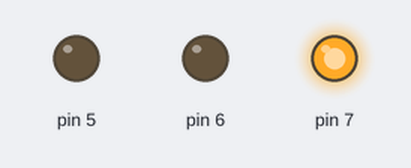
Bench run of a sketch on a simulated Arduino Uno, built with avr-gcc and run on an emulated ATmega328P. Parts: output pins drawn as LEDs (lit = HIGH).

Above: at 1.0 s.
At 2.7 s:
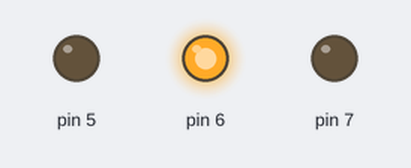
At 4.2 s:
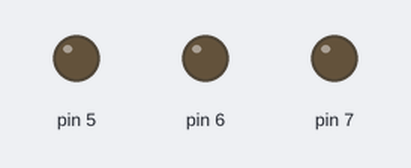
At 7.5 s:
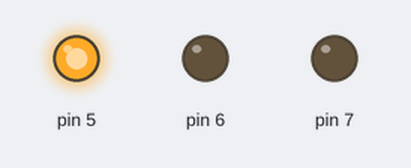
Timing chart, 0 to 11.7 s (numbered marks = the images above):
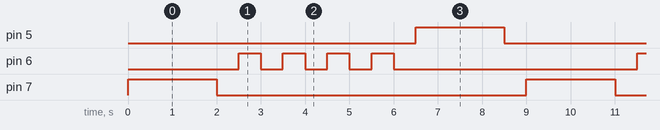

Measured:
- by itself, pin 5, pin 7: alternates HIGH for 2.0 s and LOW for 7.0 s
- by itself, pin 6: repeats every 9.0 s: 3 × (LOW 0.50 s, HIGH 0.50 s), LOW 5.5 s, HIGH 0.50 s
- by itself, everything shown: repeats every 9.0 s, in 12 steps

The sketch:

P1.3_tinkercad_-_3_LED_semaforo.ino
```cpp
// C++ code
//
int counter;

void setup()
{
  pinMode(7, OUTPUT);
  pinMode(6, OUTPUT);
  pinMode(5, OUTPUT);
}

void loop()
{
  // Luz roja
  digitalWrite(7, HIGH);
  delay(2000); // Wait for 2000 millisecond(s)
  digitalWrite(7, LOW);
  delay(500); // Wait for 500 millisecond(s)
  // Luz amarilla intermitente
  for (counter = 0; counter < 4; ++counter) {
    digitalWrite(6, HIGH);
    delay(500); // Wait for 500 millisecond(s)
    digitalWrite(6, LOW);
    delay(500); // Wait for 500 millisecond(s)
  }
  // Luz verde
  digitalWrite(5, HIGH);
  delay(2000); // Wait for 2000 millisecond(s)
  digitalWrite(5, LOW);
  delay(500); // Wait for 500 millisecond(s)
}
```
